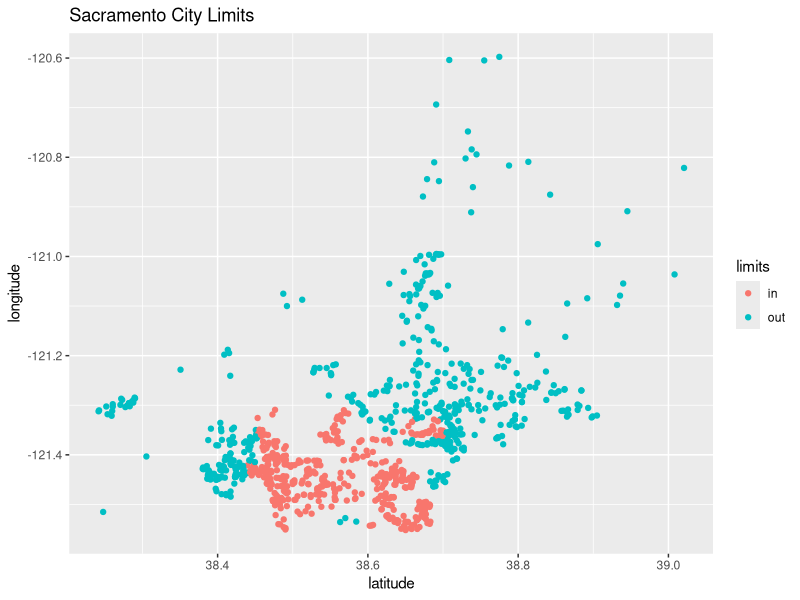
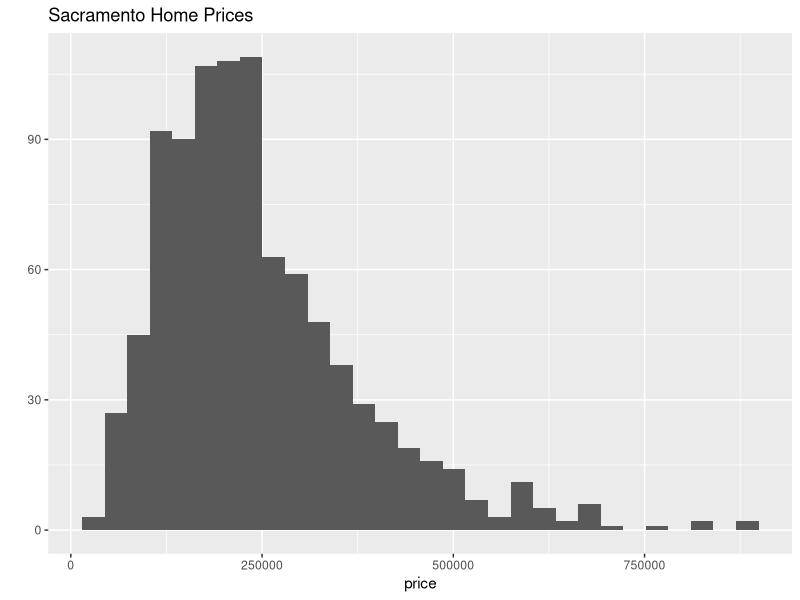

Write the R code that produced these figures, in order.
## ---- chunk 1
knitr::opts_knit$set(echo = TRUE, message = FALSE, warning = FALSE)
## ---- chunk 2
library(caret)
library(randomForest)
library(tidyverse)
library(knitr)
library(kableExtra)
## ---- chunk 3
data(Sacramento)
sac_data = Sacramento
sac_data$limits = factor(ifelse(sac_data$city == "SACRAMENTO", "in", "out"))
sac_data = subset(sac_data, select = -c(city, zip))
## ---- chunk 4
qplot(y = longitude, x = latitude, data = sac_data, 
      col = limits, main = "Sacramento City Limits ")
qplot(x = price, data = sac_data, main = "Sacramento Home Prices")
## ---- chunk 5
set.seed(42)
sac_trn_idx  = sample(nrow(sac_data), size = trunc(0.80 * nrow(sac_data)))
sac_trn_data = sac_data[sac_trn_idx, ]
sac_tst_data = sac_data[-sac_trn_idx, ]
## ---- chunk 6
fitall = lm(price ~ .-limits -latitude -longitude, data = sac_trn_data)
fitsqft = lm(price ~ sqft, data = sac_trn_data)
fit3sig = lm(price ~ sqft + factor(type), data = sac_trn_data)
fitinter = lm(price ~ sqft + factor(type) + sqft * factor(type), data = sac_trn_data)
## ---- chunk 7
calc_lm_rmse = function(mod, data) {
  actual = data$price
  predicted = predict(mod, data)
  sqrt(mean((actual - predicted) ^ 2))
}
mod_list = list(fitall, fitsqft, fit3sig, fitinter)
trn_rmse = sapply(mod_list, calc_lm_rmse, data = sac_trn_data)
tst_rmse = sapply(mod_list, calc_lm_rmse, data = sac_tst_data)

results = data.frame(Model = c("`price ~ beds + baths + sqft + Residential + Multi_Family`",
                               "`price ~ sqft`",
                               "`price ~ sqft + Multi_Family + Residential`",
                               "`price ~ sqft + Multi_Family + Residential + Multi_Family * sqft + Residential * sqft`"),Train_RMSE = trn_rmse, Test_RMSE = tst_rmse)
kable_styling(kable(results, format = "html", digits = 3), full_width = FALSE)


## ---- chunk 8
add = lm(price ~ ., data = sac_trn_data)
int = lm(price ~ . ^2, data = sac_trn_data)
user = lm(price ~ sqft * beds * longitude * latitude, data = sac_trn_data)
rf = randomForest(price ~ ., data = sac_trn_data)

model_list = list(add,int,user,rf)
trn_rmse2 = sapply(model_list, calc_lm_rmse, data = sac_trn_data)
tst_rmse2 = sapply(model_list, calc_lm_rmse, data = sac_tst_data)


table = data.frame(Model_Name = c("Additive",'Interaction','User','Random Forest'), Model_Type = c('lm','lm','lm','rf'), Variables_Used = c("`price ~ .`","`price ~ .^2`","`price ~ sqft * beds * longitude * latitude`","`price ~ .`"), Train_RMSE = trn_rmse2, Test_RMSE = tst_rmse2)
kable_styling(kable(table, format = "html", digits = 3), full_width = FALSE)
## ---- chunk 9
calc_lm_rmse3 = function(mod, data) {
  actual = data$price
  predicted = exp(predict(mod, data))
  sqrt(mean((actual - predicted) ^ 2))
}

add3 = lm(log(price) ~ ., data = sac_trn_data)
int3 = lm(log(price) ~ . ^ 2, data = sac_trn_data)
user3 = lm(log(price) ~ sqft * beds * longitude * latitude, data = sac_trn_data)
rf3 = randomForest(log(price) ~ ., data = sac_trn_data)

model_list = list(add3,int3,user3,rf3)
trn_rmse3 = sapply(model_list, calc_lm_rmse3, data = sac_trn_data)
tst_rmse3 = sapply(model_list, calc_lm_rmse3, data = sac_tst_data)


table = data.frame(Model_Name = c("log_Additive",'log_Interaction','log_User','log_Random_Forest'), Model_Type = c('lm','lm','lm','rf'), Variables_Used = c("`log(price) ~ .`","`log(price) ~ .^2`","`log(price) ~ sqft * beds * longitude * latitude`","`log(price) ~.`"), Train_RMSE = trn_rmse3, Test_RMSE = tst_rmse3)
kable_styling(kable(table, format = "html", digits = 3), full_width = FALSE)
